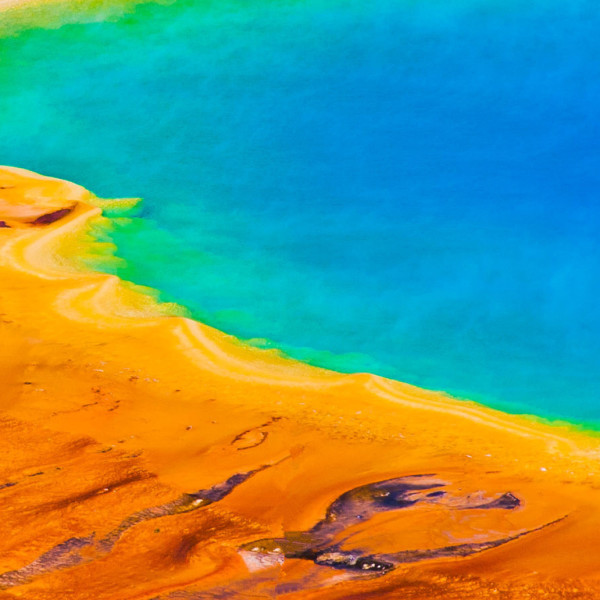
#> input picture Lab_5/static/SampleImage.jpg, 600 x 600 px
$ python L5_1.py   (older library calls are emulated)
#> lines starting #> are read from the running program, lines starting #| are printed output that depends on the picture; after the words box and inside, x2 and y2 are one past the last pixel; in counts of white or black regions, pixels touching at a corner belong together
import cv2
import numpy as np

# read input image
img = cv2.imread("static/SampleImage.jpg")
#> img is the input picture: shape (600, 600, 3); mean B, G, R 116.3, 150, 104.8

# convert image to grayscale
gray = cv2.cvtColor(img, cv2.COLOR_BGR2GRAY)
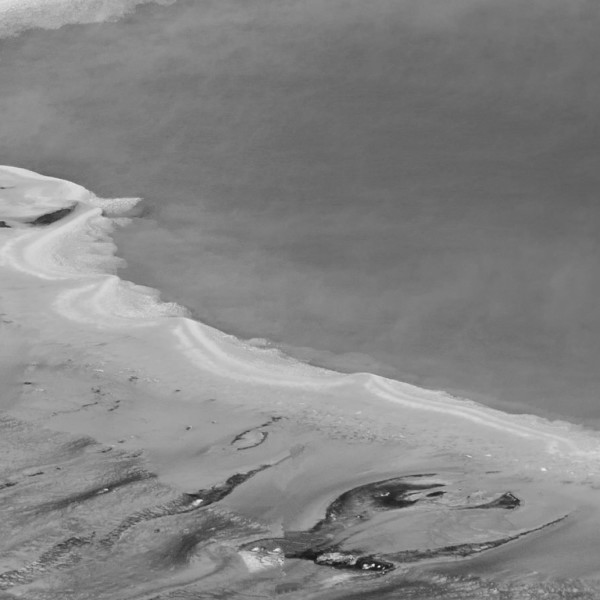
#> gray: shape (600, 600); min 20, max 236, mean 132.6

# apply Gaussian blur to remove noise
blur = cv2.GaussianBlur(gray, (5, 5), 0)

# apply Sobel operator to detect edges in x and y directions
sobelx = cv2.Sobel(blur, cv2.CV_8U, 1, 0, ksize=3)
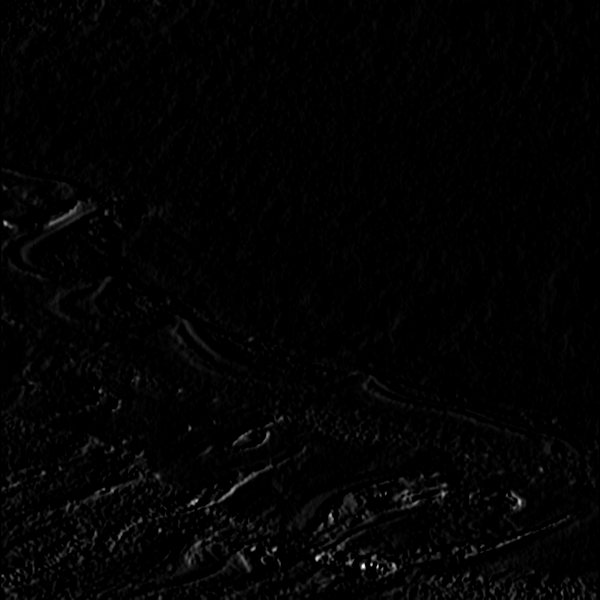
#> sobelx: shape (600, 600); min 0, max 255, mean 3
sobely = cv2.Sobel(blur, cv2.CV_8U, 0, 1, ksize=3)
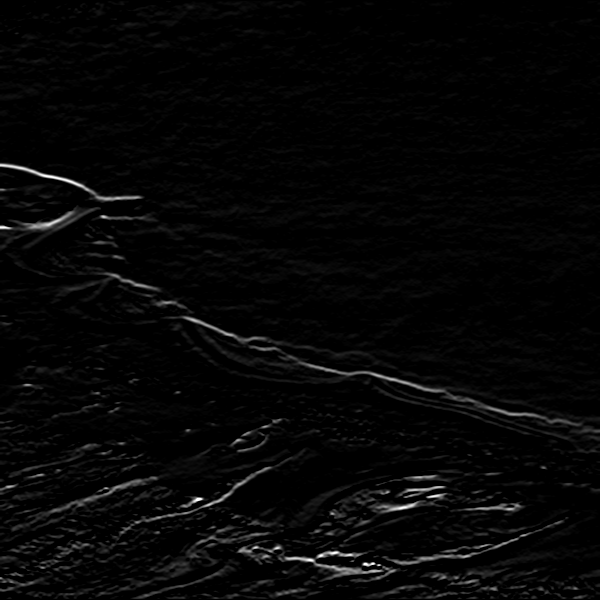
#> sobely: shape (600, 600); min 0, max 255, mean 6

# combine edges detected in x and y directions
sobel = cv2.bitwise_or(sobelx, sobely)
cv2.imshow("Partial Image", sobel)
sobel = sobel.astype(np.uint8)

# apply non-maximum suppression to thin out edges
canny = cv2.Canny(sobel, 100, 200)
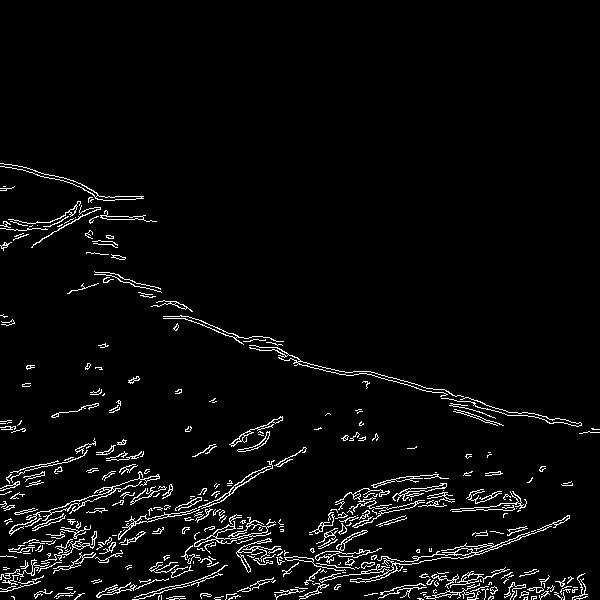
#> canny: shape (600, 600); 4% white in thin lines or dots, all inside (x1, y1, x2, y2) = (0, 163, 600, 600)

# display original image and edge-detected image
cv2.imshow("Original Image", img)
cv2.imshow("Edge-Detected Image", canny)

# save edge-detected image
cv2.imwrite("output.jpg", canny)

# wait for user to close the window
cv2.waitKey(0)
cv2.destroyAllWindows()
